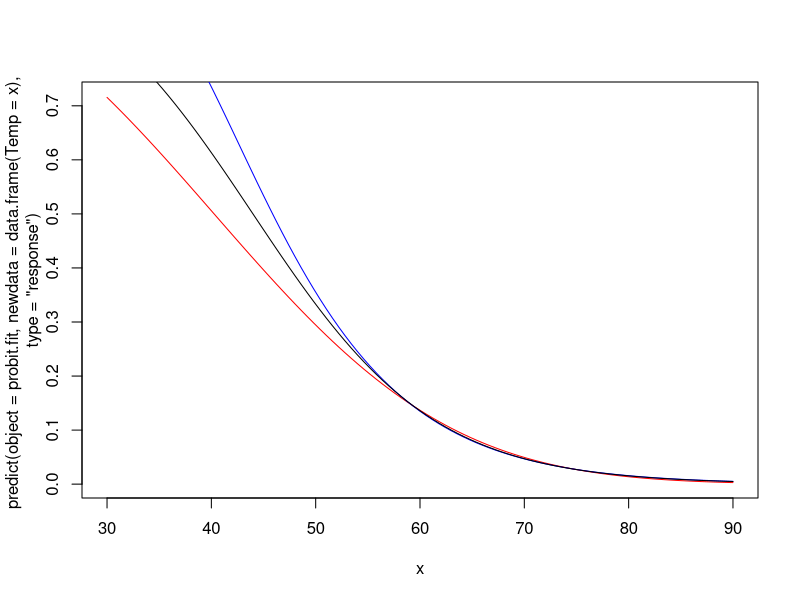

This figure's R source:
## ---- chunk 1
knitr::opts_chunk$set(echo = TRUE)
## ---- chunk 2
shuttle <- read.csv("challenger.csv")
probit.fit <- glm(O.ring/Number ~ Temp, family = binomial(link = "probit"), weights = Number, data = shuttle)
summary(probit.fit)
## ---- chunk 3
log.fit <- glm(O.ring/Number ~ Temp, family = binomial(link = "cloglog"), weights = Number, data = shuttle)
summary(log.fit)
## ---- chunk 4
fit <- glm(O.ring/Number ~ Temp, family = binomial(link = "logit"), weights = Number, data = shuttle)
curve(expr = predict(object = probit.fit, newdata = data.frame(Temp = x), type = "response"), col = "red", xlim = c(30, 90))
curve(expr = predict(object = log.fit, newdata = data.frame(Temp = x), type = "response"), col = "blue", xlim = c(30, 90), add = TRUE)
curve(expr = predict(object = fit, newdata = data.frame(Temp = x), type = "response"), col = "black", xlim = c(30, 90), add = TRUE)
## ---- chunk 5
alpha = 0.05
##Probit
probit.pred <- predict(probit.fit, newdata = data.frame(Temp = 31), type = "response", se = TRUE)
probit.pred$fit
CI.pro.lower <- probit.pred$fit - qnorm(p=c(1 - alpha/2))*probit.pred$se
CI.pro.upper <- probit.pred$fit + qnorm(p=c(1 - alpha/2))*probit.pred$se
CI.pro <- cbind(CI.pro.lower, CI.pro.upper)
CI.pro
## ---- chunk 6
##cloglog
log.pred <- predict(log.fit, data.frame(Temp = 31), type = "response", se = TRUE)
ci.log.lower <- log.pred$fit - qnorm(p=c(1-alpha/2))*log.pred$se
ci.log.upper <- log.pred$fit + qnorm(p=c(1-alpha/2))*log.pred$se
ci.log <- cbind(ci.log.lower, ci.log.upper)
log.pred$fit
ci.log
## ---- chunk 7
##Logistic
pred <- predict(fit, data.frame(Temp = 31), type = "response", se = TRUE)
lower<- pred$fit - qnorm(p=c(1-alpha/2))*pred$se
upper <- pred$fit + qnorm(p=c(1-alpha/2))*pred$se
ci <- cbind(lower, upper)
pred$fit
ci
## ---- chunk 8
library(dplyr)
rbind(CI.pro, ci.log, ci) %>% cbind(rbind(probit.pred$fit, log.pred$fit, pred$fit)) -> compare
rownames(compare) <- c("probit", "cloglog", "logistic")
colnames(compare)[3] <- "predict"
compare
